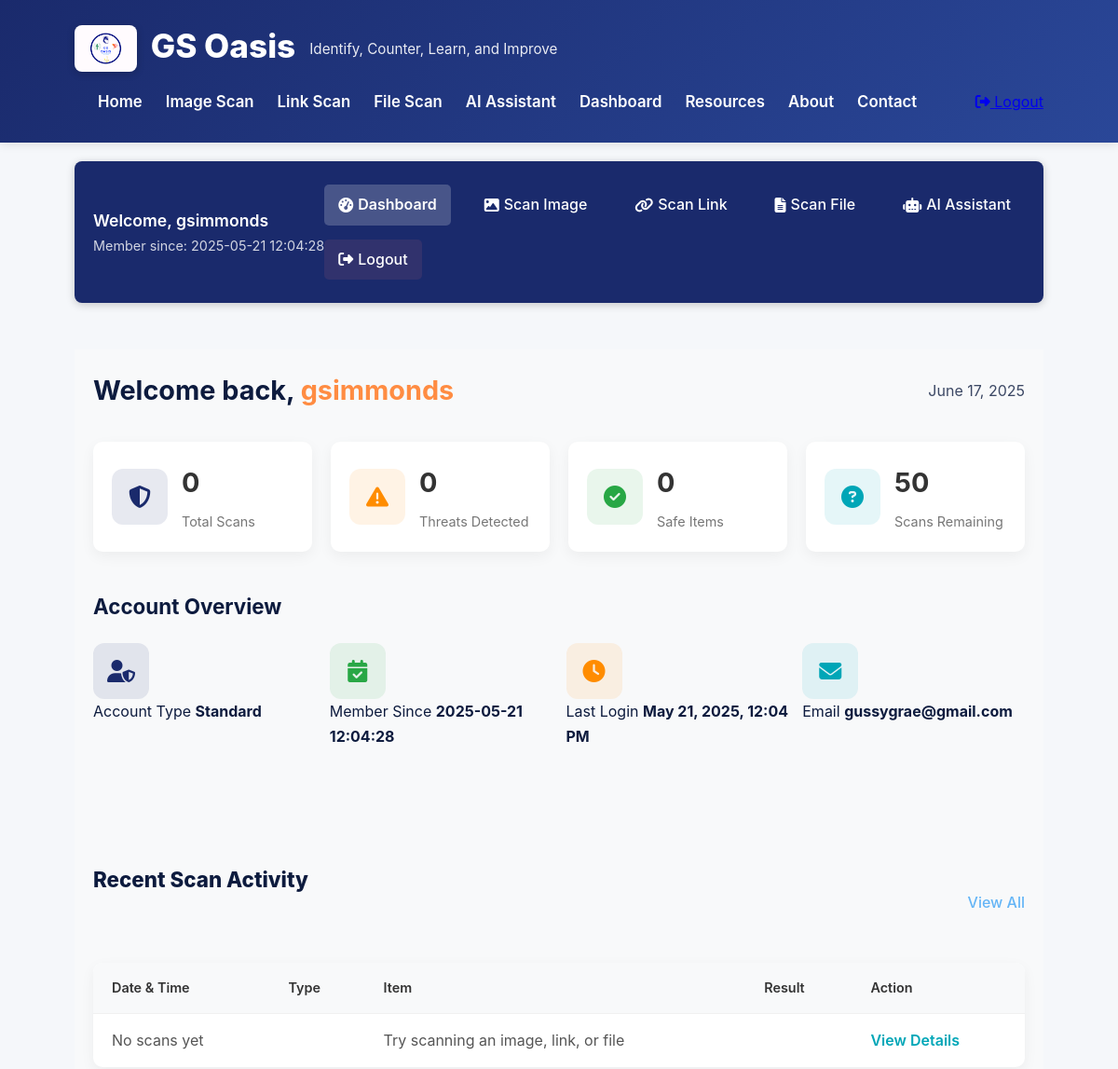
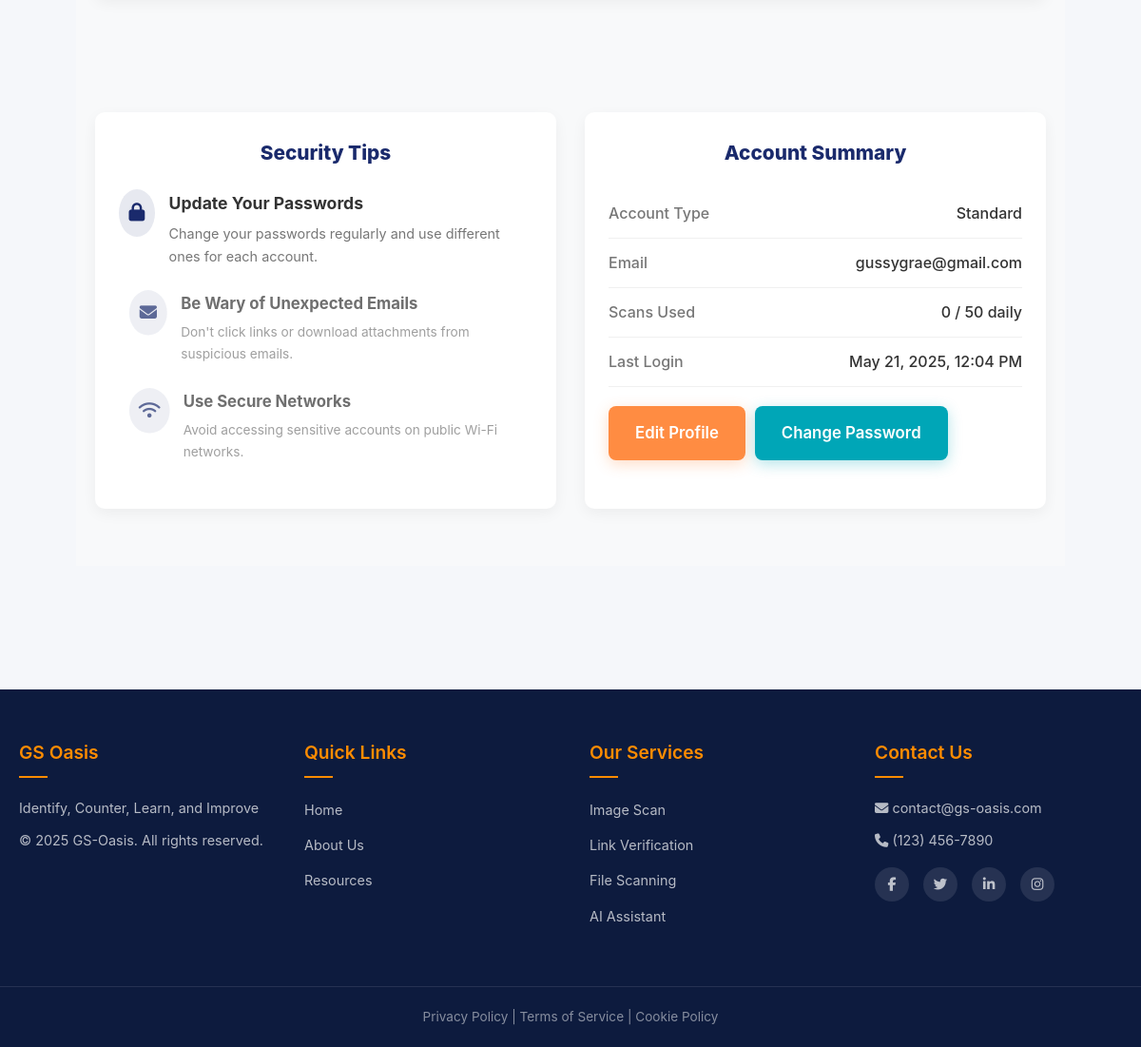
The app's page /dashboard (signed in) with its own data (2 pictures, top to bottom).
### tables this page shows
CREATE TABLE users (
                id INTEGER PRIMARY KEY AUTOINCREMENT,
                username TEXT UNIQUE NOT NULL,
                email TEXT NOT NULL,
                password TEXT NOT NULL,
                created_at TEXT DEFAULT CURRENT_TIMESTAMP,
                last_login TEXT,
                account_type TEXT DEFAULT 'standard'
            );

### app.py (the view, shortened to what this page needs)
@app.route('/dashboard')
@login_required
def dashboard():
    username = session.get('username')
    with sqlite3.connect('database.db') as conn:
        cursor = conn.cursor()
        cursor.execute("PRAGMA table_info(users)")
        columns = [col[1] for col in cursor.fetchall()]
        select_fields = ["email"]
        if 'created_at' in columns:
            select_fields.append('created_at')
        if 'last_login' in columns:
            select_fields.append('last_login')
        query = f"SELECT {', '.join(select_fields)} FROM users WHERE username = ?"
        try:
            cursor.execute(query, (username,))
            user_data = cursor.fetchone()
            if user_data:
                email = user_data[0]
                join_date = "N/A"
                last_login = "N/A"
                field_index = 1
                if 'created_at' in columns and len(user_data) > field_index:
                    join_date = user_data[field_index] if user_data[field_index] else "N/A"
                    field_index += 1
                if 'last_login' in columns and len(user_data) > field_index:
                    last_login = user_data[field_index] if user_data[field_index] else "N/A"
            else:
                email = "N/A"
                join_date = "N/A"
                last_login = "N/A"
        except sqlite3.Error as e:
            print(f"Database error: {str(e)}")
            email = "N/A"
            join_date = "N/A"
            last_login = "N/A"
        user_id = session.get('user_id')
        try:
            cursor.execute("SELECT COUNT(*) FROM scan_history WHERE user_id = ?", (user_id,))
            scan_count = cursor.fetchone()[0] or 0
            cursor.execute("SELECT COUNT(*) FROM scan_history WHERE user_id = ? AND result LIKE '%suspicious%' OR result LIKE '%danger%' OR result LIKE '%scam%'", (user_id,))
            threat_count = cursor.fetchone()[0] or 0
            cursor.execute("SELECT COUNT(*) FROM scan_history WHERE user_id = ? AND result LIKE '%safe%'", (user_id,))
            safe_count = cursor.fetchone()[0] or 0
            daily_limit = 50  # Could make this dynamic based on account type
            remaining_scans = daily_limit - scan_count if scan_count < daily_limit else 0
        except sqlite3.Error as e:
            print(f"Error fetching scan statistics: {e}")
            scan_count = 0
            threat_count = 0
            safe_count = 0
            remaining_scans = 50
        if last_login != "N/A":
            try:
                login_time = time.strptime(last_login, "%Y-%m-%d %H:%M:%S")
                today = time.strftime("%Y-%m-%d")
                if time.strftime("%Y-%m-%d", login_time) == today:
                    last_login = "Today, " + time.strftime("%I:%M %p", login_time)
                else:
                    last_login = time.strftime("%b %d, %Y, %I:%M %p", login_time)
            except:
                pass
        current_date = time.strftime("%B %d, %Y")
        recent_activities = []
        try:
            cursor.execute("""
                SELECT scan_date, scan_type, scan_item, result
                FROM scan_history
                WHERE user_id = ?
                ORDER BY scan_date DESC LIMIT 10
            """, (user_id,))
            history_items = cursor.fetchall()
            if not recent_activities:
                recent_activities = [{
                    "date": "No scans yet",
                    "type": "none",
                    "item": "Try scanning an image, link, or file",
                    "result": "none"
                }]
        except sqlite3.Error as e:
            print(f"Error fetching scan history: {e}")
            recent_activities = [{
                "date": "No scan history available",
                "type": "none",
                "item": "Database error occurred",
                "result": "none"
            }]
    return render_template('dashboard.html',
                          username=username,
                          email=email,
                          join_date=join_date,
                          current_date=current_date,
                          scan_count=scan_count,
                          threat_count=threat_count,
                          safe_count=safe_count,
                          remaining_scans=remaining_scans,
                          last_login=last_login,
                          recent_activities=recent_activities)

### templates/dashboard.html (shortened to what this page needs)
{% extends 'base.html' %}
{% block content %}
<div class="dashboard-container">
    <div class="dashboard-topnav">
        <div class="user-info">
            <span class="welcome-message">Welcome, {{ username }}</span>
            <span class="member-since">Member since: {{ join_date }}</span>
        </div>
        <nav class="top-nav">
            <a href="{{ url_for('dashboard') }}" class="active"><i class="fas fa-tachometer-alt"></i> Dashboard</a>
            <a href="{{ url_for('scan_image') }}"><i class="fas fa-image"></i> Scan Image</a>
            <a href="{{ url_for('scan_link') }}"><i class="fas fa-link"></i> Scan Link</a>
            <a href="{{ url_for('scan_file') }}"><i class="fas fa-file-alt"></i> Scan File</a>
            <a href="{{ url_for('ai_assistant') }}"><i class="fas fa-robot"></i> AI Assistant</a>
            <a href="{{ url_for('logout') }}" class="logout-btn"><i class="fas fa-sign-out-alt"></i> Logout</a>
        </nav>
    </div>
    <div class="dashboard-main">
        <div class="dashboard-header">
            <h1>Welcome back, <span class="highlight">{{ username }}</span></h1>
            <div class="date">{{ current_date }}</div>
        </div>
        <div class="stats-overview">
            <div class="stat-card">
                <div class="stat-icon">
                    <i class="fas fa-shield-alt"></i>
                </div>
                <div class="stat-details">
                    <h3>{{ scan_count }}</h3>
                    <p>Total Scans</p>
                </div>
            </div>
            <div class="stat-card">
                <div class="stat-icon warning">
                    <i class="fas fa-exclamation-triangle"></i>
                </div>
                <div class="stat-details">
                    <h3>{{ threat_count }}</h3>
                    <p>Threats Detected</p>
                </div>
            </div>
            <div class="stat-card">
                <div class="stat-icon success">
                    <i class="fas fa-check-circle"></i>
                </div>
                <div class="stat-details">
                    <h3>{{ safe_count }}</h3>
                    <p>Safe Items</p>
                </div>
            </div>
            <div class="stat-card">
                <div class="stat-icon info">
                    <i class="fas fa-question-circle"></i>
                </div>
                <div class="stat-details">
                    <h3>{{ remaining_scans }}</h3>
                    <p>Scans Remaining</p>
                </div>
            </div>
        </div>
        <div class="quick-actions">
            <h2>Account Overview</h2>
            <div class="action-buttons">
                <div class="account-stat">
                    <div class="stat-icon">
                        <i class="fas fa-user-shield"></i>
                    </div>
                    <div class="stat-info">
                        <span>Account Type</span>
                        <strong>Standard</strong>
                    </div>
                </div>
                <div class="account-stat">
                    <div class="stat-icon success">
                        <i class="fas fa-calendar-check"></i>
                    </div>
                    <div class="stat-info">
                        <span>Member Since</span>
                        <strong>{{ join_date }}</strong>
                    </div>
                </div>
                <div class="account-stat">
                    <div class="stat-icon warning">
                        <i class="fas fa-clock"></i>
                    </div>
                    <div class="stat-info">
                        <span>Last Login</span>
                        <strong>{{ last_login }}</strong>
                    </div>
                </div>
                <div class="account-stat">
                    <div class="stat-icon info">
                        <i class="fas fa-envelope"></i>
                    </div>
                    <div class="stat-info">
                        <span>Email</span>
                        <strong>{{ email }}</strong>
                    </div>
                </div>
            </div>
        </div>
        <section id="history" class="recent-activity">
            <div class="section-header">
                <h2>Recent Scan Activity</h2>
                <a href="#" class="view-all">View All</a>
            </div>
            <div class="activity-table">
                <table>
                    <thead>
                        <tr>
                            <th>Date & Time</th>
                            <th>Type</th>
                            <th>Item</th>
                            <th>Result</th>
                            <th>Action</th>
                        </tr>
                    </thead>
                    <tbody>
                        {% for activity in recent_activities %}
                        <tr>
                            <td>{{ activity.date }}</td>
                            <td>
                            </td>
                            <td>{{ activity.item }}</td>
                            <td>
                            </td>
                            <td><a href="#" class="btn-text">View Details</a></td>
                        </tr>
                        {% endfor %}
                    </tbody>
                </table>
            </div>
        </section>
        <div class="dashboard-row">
            <section id="security" class="security-tips">
                <h2>Security Tips</h2>
                <div class="tip-list">
                    <div class="tip-item">
                        <div class="tip-icon"><i class="fas fa-lock"></i></div>
                        <div class="tip-content">
                            <h3>Update Your Passwords</h3>
                            <p>Change your passwords regularly and use different ones for each account.</p>
                        </div>
                    </div>
                    <div class="tip-item">
                        <div class="tip-icon"><i class="fas fa-envelope"></i></div>
                        <div class="tip-content">
                            <h3>Be Wary of Unexpected Emails</h3>
                            <p>Don't click links or download attachments from suspicious emails.</p>
                        </div>
                    </div>
                    <div class="tip-item">
                        <div class="tip-icon"><i class="fas fa-wifi"></i></div>
                        <div class="tip-content">
                            <h3>Use Secure Networks</h3>
                            <p>Avoid accessing sensitive accounts on public Wi-Fi networks.</p>
                        </div>
                    </div>
                </div>
            </section>
            <section id="settings" class="account-summary">
                <h2>Account Summary</h2>
                <div class="account-details">
                    <div class="detail-row">
                        <div class="detail-label">Account Type</div>
                        <div class="detail-value">Standard</div>
                    </div>
                    <div class="detail-row">
                        <div class="detail-label">Email</div>
                        <div class="detail-value">{{ email }}</div>
                    </div>
                    <div class="detail-row">
                        <div class="detail-label">Scans Used</div>
                        <div class="detail-value">{{ scan_count }} / 50 daily</div>
                    </div>
                    <div class="detail-row">
                        <div class="detail-label">Last Login</div>
                        <div class="detail-value">{{ last_login }}</div>
                    </div>
                    <div class="detail-buttons">
                        <a href="{{ url_for('edit_profile') }}" class="btn btn-primary">Edit Profile</a>
                        <a href="{{ url_for('change_password') }}" class="btn btn-secondary">Change Password</a>
                    </div>
                </div>
            </section>
        </div>
    </div>
</div>
{% endblock %}

### records on screen
users: username "gsimmonds", created_at "2025-05-21 12:04:28", email "gussygrae@gmail.com"

### other values on screen
{{ current_date }} "June 17, 2025"
{{ scan_count }} "0"
{{ threat_count }} "0"
{{ safe_count }} "0"
{{ remaining_scans }} "50"
{{ last_login }} "May 21, 2025, 12:04 PM"
{{ activity.date }} "No scans yet"
{{ activity.item }} "Try scanning an image, link, or file"
